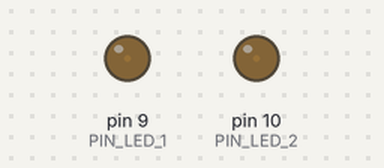
Recording of a sketch running on a simulated Arduino Uno, built with avr-gcc and run on an emulated ATmega328P. Parts: output pins drawn as LEDs (lit = HIGH). What the sketch prints to the serial monitor is not drawn.

Above: at 0.05 s.
At 0.7 s:
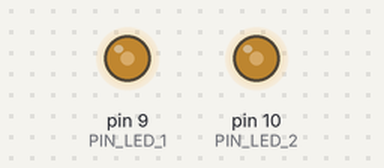
At 1.4 s:
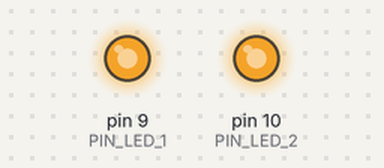
At 2.75 s:
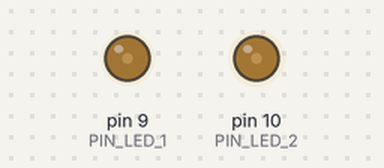
Timing chart, 0 to 7.1 s (numbered marks = the images above):
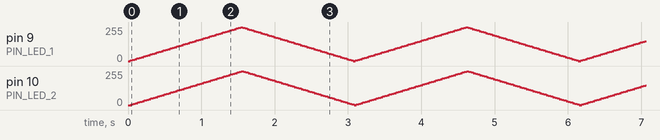

The sketch:

07-rtos-leds-fade.ino
```cpp
// (licence header left out)
#include <Arduino_FreeRTOS.h>

#define PIN_LED_1 9 //PWM Pin
#define PIN_LED_2 10

void vTask1(void *pvParamethers);
void vTask2(void *pvParamethers);

void setup() {
  pinMode(PIN_LED_1, OUTPUT);
  pinMode(PIN_LED_2, OUTPUT);

  xTaskCreate(
       vTask1,
       (const portCHAR *) "Task-1",
       100,
       NULL,
       1,
       NULL
     );

   xTaskCreate(
       vTask2,
       (const portCHAR *) "Task-2",
       100,
       NULL,
       1,
       NULL);

   vTaskStartScheduler();
}

void loop() {
  // Must be empty to run Tasks correctly
}

void vTask1(void *pvParameters){
  (void) pvParameters;
  const char *pcTaskName = "Task-1: ";

  Serial.begin(9600);
  Serial.println("Task[vTask1]::Initialized!");

  int brightness = 0;
  int fadeAmount = 5;

  for(;;){
      Serial.println(pcTaskName);

      analogWrite(PIN_LED_1, brightness);

      brightness = brightness + fadeAmount;

      if (brightness <= 0 || brightness >= 255) {
        fadeAmount = -fadeAmount;
      }

      vTaskDelay(30 / portTICK_PERIOD_MS);
    }
}

void vTask2(void *pvParameters){
  (void) pvParameters;
  const char *pcTaskName = "Task-2: ";

  Serial.begin(9600);
  Serial.println("Task[vTask2]::Initialized!");

  int brightness = 0;
  int fadeAmount = 5;

  for(;;){
      Serial.println(pcTaskName);

      analogWrite(PIN_LED_2, brightness);

      brightness = brightness + fadeAmount;

      if (brightness <= 0 || brightness >= 255) {
        fadeAmount = -fadeAmount;
      }

      vTaskDelay(30 / portTICK_PERIOD_MS);
    }
}
```
